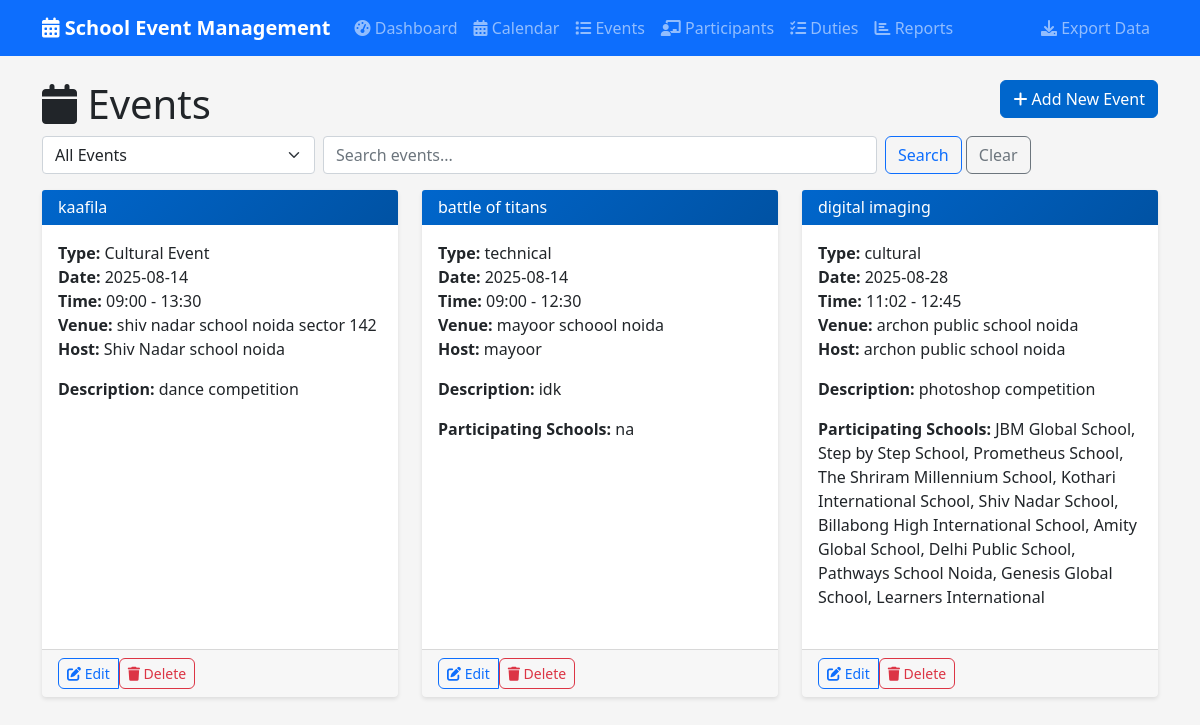
Before: /events with the older database file.
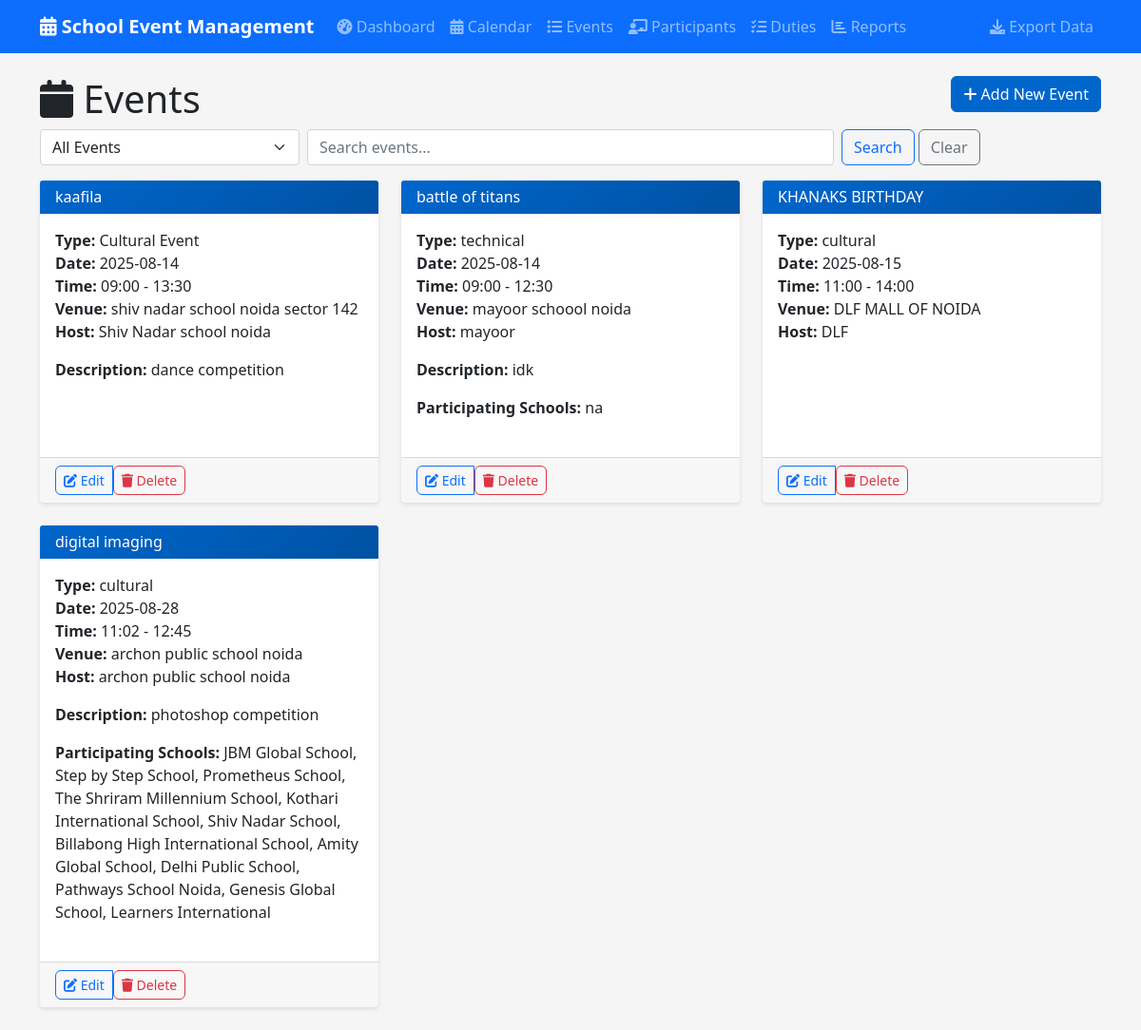
After: the same page with the newer database file.
### tables this page shows
CREATE TABLE events (
            id INTEGER PRIMARY KEY AUTOINCREMENT,
            name TEXT NOT NULL,
            type TEXT NOT NULL,
            event_date DATE NOT NULL,
            start_time TIME NOT NULL,
            end_time TIME NOT NULL,
            venue TEXT NOT NULL,
            description TEXT,
            host_school TEXT NOT NULL,
            participating_schools TEXT,
            status TEXT DEFAULT 'upcoming',
            created_at TIMESTAMP DEFAULT CURRENT_TIMESTAMP
        );

### app.py (the view)
@app.route('/events')
def events():
    conn = get_db_connection()
    filter_type = request.args.get('filter', 'all')
    search = request.args.get('search', '')
    query = 'SELECT * FROM events WHERE 1=1'
    params = []
    if filter_type == 'upcoming':
        query += ' AND event_date >= DATE("now")'
    elif filter_type == 'completed':
        query += ' AND event_date < DATE("now")'
    if search:
        query += ' AND (name LIKE ? OR type LIKE ? OR venue LIKE ?)'
        params.extend([f'%{search}%', f'%{search}%', f'%{search}%'])
    query += ' ORDER BY event_date ASC'
    events = conn.execute(query, params).fetchall()
    conn.close()
    return render_template('events.html', events=events, filter_type=filter_type, search=search)

### app.py (called while the page is built)
def get_db_connection():
    conn = sqlite3.connect('events.db')
    conn.row_factory = sqlite3.Row
    return conn

### templates/events.html (shortened to what this page needs)
{% extends "base.html" %}
{% block content %}
<div class="row">
    <div class="col-md-6">
        <h1><i class="fas fa-calendar"></i> Events</h1>
    </div>
    <div class="col-md-6 text-end">
        <a href="{{ url_for('add_event') }}" class="btn btn-primary">
            <i class="fas fa-plus"></i> Add New Event
        </a>
    </div>
</div>
<div class="row mb-3">
    <div class="col-md-12">
        <form method="GET" class="row g-2">
            <div class="col-md-3">
                <select name="filter" class="form-select" onchange="this.form.submit()">
                    <option value="all" {% if filter_type == 'all' %}selected{% endif %}>All Events</option>
                </select>
            </div>
            <div class="col-md-6">
                <input type="text" name="search" class="form-control" placeholder="Search events..." value="{{ search }}">
            </div>
            <div class="col-md-3">
                <button type="submit" class="btn btn-outline-primary">Search</button>
                <a href="{{ url_for('events') }}" class="btn btn-outline-secondary">Clear</a>
            </div>
        </form>
    </div>
</div>
<div class="row">
    {% if events %}
        {% for event in events %}
            <div class="col-md-4 mb-4">
                <div class="card h-100">
                    <div class="card-header bg-primary text-white">
                        <h6 class="card-title mb-0">{{ event.name }}</h6>
                    </div>
                    <div class="card-body">
                        <p class="card-text">
                            <strong>Type:</strong> {{ event.type }}<br>
                            <strong>Date:</strong> {{ event.event_date }}<br>
                            <strong>Time:</strong> {{ event.start_time }} - {{ event.end_time }}<br>
                            <strong>Venue:</strong> {{ event.venue }}<br>
                            <strong>Host:</strong> {{ event.host_school }}
                        </p>
                        {% if event.description %}
                            <p class="card-text">
                                <strong>Description:</strong> {{ event.description[:100] }}{% if event.description|length > 100 %}...{% endif %}
                            </p>
                        {% endif %}
                        {% if event.participating_schools %}
                            <p class="card-text">
                                <strong>Participating Schools:</strong> {{ event.participating_schools }}
                            </p>
                        {% endif %}
                    </div>
                    <div class="card-footer">
                        <div class="btn-group" role="group">
                            <a href="{{ url_for('edit_event', id=event.id) }}" class="btn btn-sm btn-outline-primary">
                                <i class="fas fa-edit"></i> Edit
                            </a>
                            <form method="POST" action="{{ url_for('delete_event', id=event.id) }}" style="display: inline;">
                                <button type="submit" class="btn btn-sm btn-outline-danger"
                                        onclick="return confirm('Are you sure you want to delete this event?')">
                                    <i class="fas fa-trash"></i> Delete
                                </button>
                            </form>
                        </div>
                    </div>
                </div>
            </div>
        {% endfor %}
    {% else %}
        <div class="col-12">
            <div class="alert alert-info">
                <i class="fas fa-info-circle"></i> No events found.
            </div>
        </div>
    {% endif %}
</div>
{% endblock %}

Changed rows visible on the page:
added events: name "KHANAKS BIRTHDAY", type "cultural", event_date "2025-08-15", start_time "11:00", end_time "14:00", venue "DLF MALL OF NOIDA", host_school "DLF"
